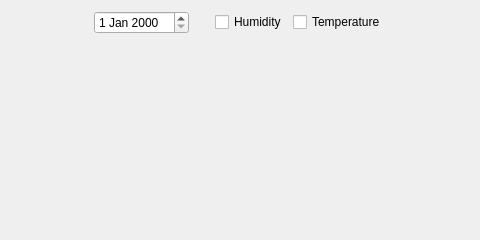
<?xml version="1.0" encoding="UTF-8"?>
<ui version="4.0">
 <class>Change</class>
 <widget class="QWidget" name="Change">
  <property name="geometry">
   <rect>
    <x>0</x>
    <y>0</y>
    <width>480</width>
    <height>240</height>
   </rect>
  </property>
  <property name="windowTitle">
   <string>ChangeView</string>
  </property>
  <layout class="QGridLayout" name="gridLayout">
   <item row="0" column="0">
    <spacer name="horizontalSpacer">
     <property name="orientation">
      <enum>Qt::Horizontal</enum>
     </property>
     <property name="sizeHint" stdset="0">
      <size>
       <width>57</width>
       <height>20</height>
      </size>
     </property>
    </spacer>
   </item>
   <item row="0" column="1">
    <widget class="QDateEdit" name="dateEdit"/>
   </item>
   <item row="0" column="3">
    <widget class="QCheckBox" name="checkBoxH">
     <property name="text">
      <string>Humidity</string>
     </property>
    </widget>
   </item>
   <item row="0" column="4">
    <widget class="QCheckBox" name="checkBoxT">
     <property name="text">
      <string>Temperature</string>
     </property>
    </widget>
   </item>
   <item row="0" column="5">
    <spacer name="horizontalSpacer_2">
     <property name="orientation">
      <enum>Qt::Horizontal</enum>
     </property>
     <property name="sizeHint" stdset="0">
      <size>
       <width>56</width>
       <height>20</height>
      </size>
     </property>
    </spacer>
   </item>
   <item row="1" column="2">
    <spacer name="verticalSpacer">
     <property name="orientation">
      <enum>Qt::Vertical</enum>
     </property>
     <property name="sizeHint" stdset="0">
      <size>
       <width>20</width>
       <height>180</height>
      </size>
     </property>
    </spacer>
   </item>
  </layout>
 </widget>
 <resources/>
 <connections/>
</ui>
